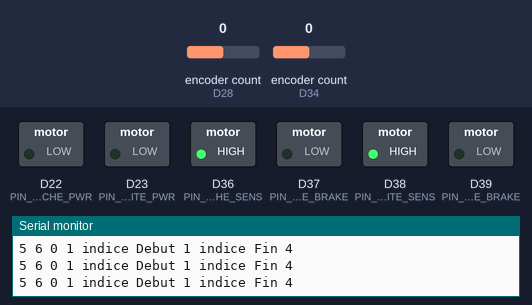
This sketch was run on a simulated Arduino Due. Parts: switched loads named in the sketch (green lamp = pin HIGH), the last lines printed to the serial monitor. Dashed ring = blinking. The test bench sets the inputs (shaded band); at power-on: encoder count (sensors on D28, D34) 0.

Above: at 7.2 s.
7.3 s: encoder count (sensor on D28) set to 4
At 8.4 s:
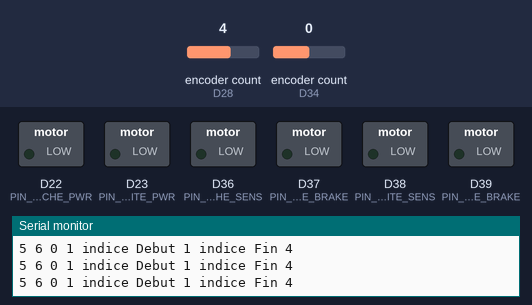
8.8 s: encoder count (sensor on D34) set to 4
At 11.6 s:
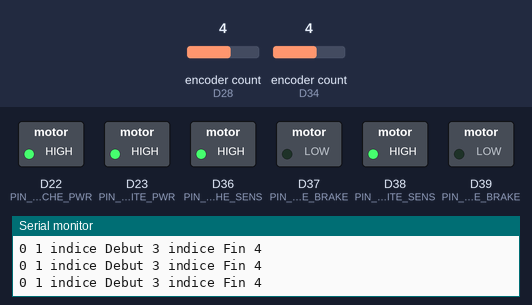
11.8 s: encoder count (sensor on D28) set to 8
14.8 s: encoder count (sensor on D34) set to 8
At 15.13 s:
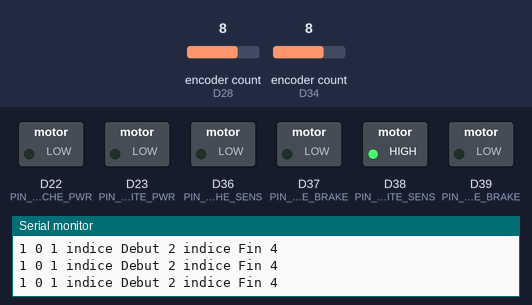
17.8 s: encoder count (sensor on D34) set to 12
At 20.0 s:
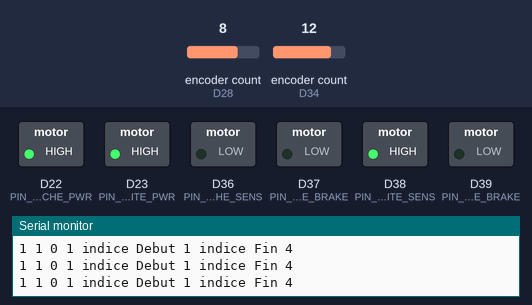
Timing chart, 0 to 24.8 s (numbered marks = the images above; inputs shaded):
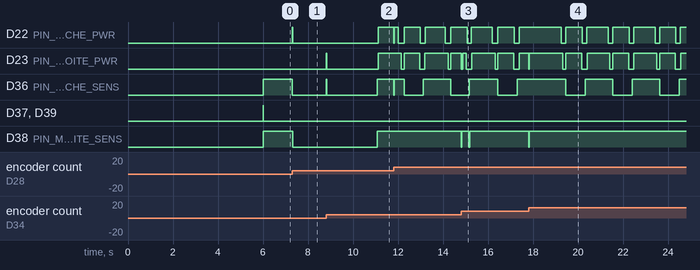

The sketch:

ROBOT.ino
```cpp
#include "1_CONSTANT.h"
#include "Moteur.h"
#include "Codeuse.h"
#include "Fifo.h"
#include "Moteur.h"
#include "PID.h"
#include "Polynome.h"
#include "Vector.h"
#include "Arduino.h"
#include "Filtre.h"
#include "Comm.h"
#include "Cerveau.h"
#include "Encoder.h"
#include "Robot.h"

void print7(float f1,float f2,float f3,float f4,float f5,float f6,float f7)
{
    Serial.print(f1);
    Serial.print(";");
    Serial.print(f2);
    Serial.print(";");
    Serial.print(f3);
    Serial.print(";");
    Serial.print(f4);
    Serial.print(";");
    Serial.print(f5);
    Serial.print(";");
    Serial.print(f6);
    Serial.print(";");
    Serial.print(f7);
    Serial.print("!");
}

void printRobotState(Robot* robot)
{
#ifdef RECORD
    print7( micros()/1000.0, robot->posE.vec.x*10000, robot->posE.vec.y*10000, robot->posE.theta*10000, robot->ghost.posED.vec.x*10000, robot->ghost.posED.vec.y*10000, robot->ghost.posED.theta*10000);
#endif
#ifdef FILTRE_SETUP_ANG
    print7( micros()/1000.0, robot->wF.out()*10000, robot->wF.raw*10000, robot->ghost.w*10000, 0, 0,0);
#endif
#ifdef FILTRE_SETUP_LIN
    print7( micros()/1000.0, robot->vF.out()*10000, robot->vF.raw*10000, robot->ghost.v*10000, 0, 0,0);
#endif
#ifdef W_TUNE
    print7( micros()/1000.0, robot->wF.out()*10000, robot->ghost.w*10000, 0, 0, 0,0);
#endif
#ifdef V_TUNE
    print7( micros()/1000.0, robot->vF.out()*10000, robot->ghost.v*10000, 0, 0, 0,0);
#endif
#ifdef THETA_TUNE
    print7( micros()/1000.0, robot->posE.theta*10000, robot->ghost.posED.theta*10000, 0, 0, 0,0);
#endif
#ifdef X_TUNE
    print7( micros()/1000.0, robot->posE.vec.x*10000, robot->ghost.posED.vec.x*10000, 0, 0, 0,0);
#endif
#ifdef DELAY_TUNE
    print7( micros()/1000.0, robot->ghost.posED.vec.x*10000, robot->ghost.posED.vec.y*10000, robot->ghost.posED.theta*10000, robot->ghost.posE.vec.x*10000, robot->ghost.posE.vec.y*10000, robot->ghost.posE.theta*10000);
#endif
}

// ---------------------------------------------------------------------------------------------------------------------------------------
// ----------------------------------------------------------- Programme principal -------------------------------------------------------
// ---------------------------------------------------------------------------------------------------------------------------------------

uint32_t m, microsStart, mLoop;
float dtLoop;
Robot robot;
//Cerveau master;

void setup()
{
    delay(5000);
    Serial.begin(115200);
    Serial1.begin(115200);
    Serial.println("--REBOOT--");
    robot.set(1.5,1,0.0);
    m=micros();
    microsStart=m-((uint32_t)(1.0/FREQUENCY*1000000.0));
}

void loop()
{
    m=micros();
    dtLoop=(m-microsStart)/1000000.0;
    microsStart=m;
    #ifdef STATE
    robot.ordresFifo.printAll();
    #endif
    robot.actuate(dtLoop);
    printRobotState(&robot);

    while((micros()-microsStart)/1000000.0<1.0/FREQUENCY) {;}
}
```

1_CONSTANT.h
```cpp
#ifndef CONSTANT_INCLUDED
#define CONSTANT_INCLUDED


//-------------------------MODE DE FONCTIONNEMENT-------------------------
//#define RECORD  //Permet d'activer ou non le feedback
#define STATE
//#define RC
//#define FILTRE_SETUP_ANG
//#define FILTRE_SETUP_LIN
//#define W_TUNE
//#define V_TUNE
//#define THETA_TUNE
//#define DELAY_TUNE
//#define X_TUNE
#define STATIQUE false            //Permet de faire des essais sans robot


//-------------------------PINS-------------------------
#define PIN_CODEUSE_GAUCHE_A 28
#define PIN_CODEUSE_GAUCHE_B 29
#define PIN_CODEUSE_DROITE_A 34
#define PIN_CODEUSE_DROITE_B 35

#define PIN_MOTEUR_GAUCHE_PWR 22
#define PIN_MOTEUR_GAUCHE_SENS 36
#define PIN_MOTEUR_GAUCHE_BRAKE 37

#define PIN_MOTEUR_DROITE_PWR 23
#define PIN_MOTEUR_DROITE_SENS 38
#define PIN_MOTEUR_DROITE_BRAKE 39

#define PIN_CONTACTEUR_GAUCHE 30
#define PIN_CONTACTEUR_DROITE 33

//-------------------------PHYSIQUE-------------------------
#define ELOIGNEMENT_CODEUSES 0.4008
#define DIAMETRE_ROUE_CODEUSE 0.09
#define TICKS_PER_ROUND 1200.0
#define MAXPWM 65535
#define RROBOT 0.20

//-------------------------VOCABULAIRE-------------------------
#define GAUCHE 0
#define DROITE 1

#define NERV RUSH
#define TMOUT 100

#define ACRT 0    //accurate
#define STD 1     //standard
#define RUSH 2    //You know what I mean
#define DYDM 3    //Don't you dare move
#define OFF 4     //Pas de PID

#define LIN 0
#define ANG 1

#define KP 0
#define KI 1
#define KD 2

enum OrderE
{
    GOTO_E, SPIN_E, SPINGOTO_E, FWD_E, BWD_E, STBY_E, SEND_E, EMSTOP_E
};

#define NB_MESSAGES 11
enum MessageE
{
    Default,Impossible, Tirette, Pince_Ouverte, Pince_Mi_Fermee, Pince_Fermee, Evitemment, Ok, Done, New_Action, Sync, Evitemment_Clear
};


#define NB_ACTIONS 16
enum ActionE
{
    Chaos, Distribx6_1, Distribx6_2, Distribx6_3, CoupDeCul, Distribx3_1, Distribx3_2, MonteRampe, PoseRampe, DescendRampe, RecupBlueAcc, PoseAcc, RecupGoldAcc, Balance, PoseSol, CasseCouilles
};

enum ErreurE
{
    TIMEOUT,PID_FAILURE,MEGA
};

//-------------------------DEPLACEMENTS-------------------------

#define RAYON_RECONVERGENCE 0.05          //Si le robot s'est trop eloigné (plus que RAYON_RECONVERGENCE), il va se tourner de façon a rejoindre le ghost
#define RAYON_TERMINE 0.05                //Distance en dessous duquel on considère que le robot est arrivé
#define DELTA_THETA_TERMINE 0.01          //Delta theta en dessous duquel on considère le spin terminé

#define RAYON_FAIL 0.10
#define DELTA_THETA_FAIL 0.5
#define FAIL_TIME 0.5

#define FREQUENCY 50.0
#define DELAY 0.100
#define DISTANCE_EVITEMMENT 0.10
//NERV ---> FIFO.CPP


//-------------------------MISCENCELLOUS-------------------------
#define TAILLEFIFO 40           //Taille du buffer circulaire
#define DEGRE_MAX 6


#endif
```

Action.cpp
```cpp
#include "Action.h"


Action::Action(ActionE type, int nbrPalentsMax)
{
    this->type = type;
    this->nbrOrders = 0;
    this->currentOrderIndex = 0;
    this->actionCompleted = false;
  	this->nbrPalets = 0;
  	this->nbrPalentsMax = nbrPalentsMax;
}

Action::Action()
{
}

void Action::addGOTO(uint8_t nerv, float fleche, float xAim, float yAim, float thetaAim, bool arret, uint8_t timeoutDs, ptrFonction contreMesure, uint8_t nbMaxFail)
{
    ordersList[nbrOrders] = GOTO(nerv, fleche, xAim, yAim, thetaAim, arret, timeoutDs,this, contreMesure, nbMaxFail);
    nbrOrders++;
}

void Action::addSPIN(uint8_t nerv, float thetaAim, uint8_t timeoutDs, ptrFonction contreMesure, uint8_t nbMaxFail)
{
    ordersList[nbrOrders] = SPIN(nerv, thetaAim, timeoutDs,this, contreMesure, nbMaxFail);
    nbrOrders++;
}

void Action::addSPINGOTO(uint8_t nerv,float xAim, float yAim,uint8_t timeoutDs, ptrFonction contreMesure, uint8_t nbMaxFail)
{
    ordersList[nbrOrders] = SPINGOTO(nerv,xAim,yAim,timeoutDs,this, contreMesure, nbMaxFail);
    nbrOrders++;
}

void Action::addFWD(float acc, float v, uint8_t timeoutDs, ptrFonction contreMesure, uint8_t nbMaxFail)
{
    ordersList[nbrOrders] = FWD(acc, v, timeoutDs,this, contreMesure, nbMaxFail);
    nbrOrders++;
}

void Action::addBWD(float acc, float v, uint8_t timeoutDs, ptrFonction contreMesure, uint8_t nbMaxFail)
{
    ordersList[nbrOrders] = BWD(acc, v, timeoutDs,this, contreMesure, nbMaxFail);
    nbrOrders++;
}

void Action::addSTBY(uint8_t nerv, MessageE unlockMessage, uint8_t timeoutDs, ptrFonction contreMesure, uint8_t nbMaxFail)
{
    ordersList[nbrOrders] = STBY(nerv, unlockMessage, timeoutDs,this, contreMesure, nbMaxFail);
    nbrOrders++;
}

void Action::addSEND(MessageE message, uint8_t timeoutDs, ptrFonction contreMesure, uint8_t nbMaxFail)
{
    ordersList[nbrOrders] = SEND(message, timeoutDs,this, contreMesure, nbMaxFail);
    nbrOrders++;
}

void Action::addEMSTOP(uint8_t timeoutDs, ptrFonction contreMesure, uint8_t nbMaxFail)
{
    ordersList[nbrOrders] = EMSTOP(timeoutDs,this, contreMesure, nbMaxFail);
    nbrOrders++;
}

Order * Action::getCurrentOrder()
{
    return &ordersList[currentOrderIndex];
}

void Action::nextStep()
{
    if (!actionCompleted)
    {
        currentOrderIndex++;
        if (currentOrderIndex == nbrOrders)
        {
            actionCompleted = true;
        }
    }
}

bool Action::gotAllPalets()
{
	return nbrPalets == nbrPalentsMax;
}

void Action::addPalet()
{
  	if (nbrPalets < nbrPalentsMax)
  	{
  		  nbrPalets++;
  	}
}

void Action::addOrdersToBuffer(Fifo * ordresFifo)
{
    for(int i=0;i<nbrOrders;i++)					// On ajoute l'ensemble des ordres au buffer
    {
        ordresFifo->add(ordersList[i]);
    }
}
```

Action.h
```cpp
#ifndef ACTION_INCLUDED
#define ACTION_INCLUDED

#include "1_CONSTANT.h"
#include "Order.h"
#include "Fifo.h"

class Action				            // Classe qui contiendra l'ensemble des actions predefinis (Chaos, Distribx6, Rampe etc)
{
public:
    ActionE type;			          // Type -> ActionE::Distribx6, ActionE::Chaos
    Order ordersList[TAILLEFIFO];		      // Chaque action (Chaos, Distribx6 etc) contient une liste d'ordres
    int nbrOrders;
    int currentOrderIndex;			// L'ordre actuel de l'action non complete
    bool actionCompleted;
  	int nbrPalets;
  	int nbrPalentsMax;

	  Action(ActionE type, int nbrPalentsMax = 0);
    Action();
    void addGOTO(uint8_t nerv, float fleche, float xAim, float yAim, float thetaAim, bool arret, uint8_t timeoutDs, ptrFonction contreMesure, uint8_t nbMaxFail);  //abs(thetaAim-thetaIni)<=PI
    void addSPINGOTO(uint8_t nerv,float xAim, float yAim,uint8_t timeoutDs, ptrFonction contreMesure, uint8_t nbMaxFail);
    void addSPIN(uint8_t nerv, float thetaAim, uint8_t timeoutDs, ptrFonction contreMesure, uint8_t nbMaxFail);
    void addFWD(float acc, float v, uint8_t timeoutDs, ptrFonction contreMesure, uint8_t nbMaxFail);
    void addBWD(float acc, float v, uint8_t timeoutDs, ptrFonction contreMesure, uint8_t nbMaxFail);
    void addSTBY(uint8_t nerv, MessageE unlockMessage, uint8_t timeoutDs, ptrFonction contreMesure, uint8_t nbMaxFail);
    void addSEND(MessageE message, uint8_t timeoutDs, ptrFonction contreMesure, uint8_t nbMaxFail);
    void addEMSTOP(uint8_t timeoutDs, ptrFonction contreMesure, uint8_t nbMaxFail);
    Order * getCurrentOrder();
    void nextStep();
  	bool gotAllPalets();
  	void addPalet(); // TODO : ajouter la fonction "addPalet" la ou on recupere des palets

    void addOrdersToBuffer(Fifo* ordresFifo);

private:
    int currentOrderAdd = 0;	// Uniquement utilise lors de l'ajout des orders en lancant le robot
};

#endif
```

Cerveau.h
```cpp
#ifndef CERVEAU_INCLUDED
#define CERVEAU_INCLUDED

#include "Arduino.h"
#include "Action.h"
#include "1_CONSTANT.h"
#include "Fifo.h"
#include "PID.h"


class Cerveau
{
public:
    Action actionList[NB_ACTIONS];		// Array qui contient l'ensemble des actions, qui contiennent chacun des ordres
    bool DONE[NB_ACTIONS];				    // Array qui nous dit si un action est fini ou non
    ActionE currentActionIndex;
    Robot *ptrRobot;

    ActionE nextBestAction();

    void actuate();
    void addActionOrders();
    void abandonneCurrentAction();
    void loadAction(ActionE actionType);
    void computeEvitemment(float xObscl,float yObstcl);

    Cerveau();
    Cerveau(Robot * ptrRobot);
    ~Cerveau();
};

#endif
```

Codeuse.cpp
```cpp
#include "Codeuse.h"

void Codeuse::actuate(float dt)
{
    ticks=enc->read();
    deltaAvance=(ticks-oldTicks)*(PI*DIAMETRE_ROUE_CODEUSE)/TICKS_PER_ROUND;  //Simple géométrie
    v=deltaAvance/dt;
    oldTicks=ticks;
}

Codeuse::Codeuse(uint8_t pinA,uint8_t pinB)
{
    enc=new Encoder(pinA,pinB);
    ticks=0;
    oldTicks=0;
    v=0.0;
    deltaAvance=0;
}

Codeuse::Codeuse()
{
}
```

Codeuse.h
```cpp
#ifndef CODEUSE_INCLUDED
#define CODEUSE_INCLUDED

#include "1_CONSTANT.h"
#include "Arduino.h"
#include "Encoder.h"

class Codeuse
{
public:
    int32_t ticks,oldTicks;     //Nombre de ticks compté, nombre de ticks compté au dernier appel
    float v,deltaAvance;        //Vitesse et avance du robot AU NIVEAU DE LA ROUE CODEUSE


    void actuate(float dt);     //Actualise (transforme les ticks en vitesse puis en avance)
    Codeuse();
    Codeuse(uint8_t pinA,uint8_t pinB);
    Encoder *enc;
};
#endif
```

Comm.cpp
```cpp
#include "Comm.h"
#include "Arduino.h"
#include "Vector.h"

void Comm::actuate(VectorE posERobot,float vRobot)
{
    if (state!=StatesE::Standard and (millis()-millisOutOfStandardState)>500)state=StatesE::Standard;
    if (Serial1.available()>=1)
    {
        switch(state)
        {
            case StatesE::Standard:
                lastMessage=(MessageE)Serial1.read();
                if((uint8_t)lastMessage>=NB_MESSAGES){lastMessage=MessageE::Default;Serial.print("On a recu de le merde");} //On a recu de la merde
                if (lastMessage==MessageE::Evitemment)
                    {
                        lastMessage=MessageE::Default;  //Les informations ne sont pas encore prete a etre lues
                        state=StatesE::WaitingX;
                        millisOutOfStandardState=millis();
                    }
            break;
            case StatesE::WaitingX:
                collisionX=((float)Serial1.read())*3.0/255.0;  //Produit en croix
                state=StatesE::WaitingY;
            break;
            case StatesE::WaitingY:
                collisionY=((float)Serial1.read())*2.0/255.0;  //Produit en croix
                state=StatesE::Standard;
                lastMessage=MessageE::Evitemment;  //Les informations sont pretes
                #ifdef STATE
                Serial.println("message d'evitemment recu");
                Serial.print("X : ");Serial.println(collisionX);
                Serial.print("Y : ");Serial.println(collisionY);
                #endif
            break;
        }

        #ifdef STATE
            Serial.print("lastMessage ");Serial.println((uint8_t)lastMessage);
        #endif
    }
    if (millis()-millisLastSendPos>500)
    {
      millisLastSendPos=millis();
      send(MessageE::Sync);
      send((uint8_t)(posERobot.vec.x*255/3.0));
      send((uint8_t)(posERobot.vec.y*255/2.0));
      send((uint8_t)((posERobot.theta+PI)*255/(2*PI)));
      send((uint8_t)(vRobot>0));
    }

}

void Comm::taken()
{
    lastMessage=MessageE::Default;
}

void Comm::send(MessageE message)
{
    Serial1.write((uint8_t)message);
}

void Comm::send(uint8_t value)
{
    Serial1.write(value);
}

Comm::Comm()
{
  while(Serial.available()>0){Serial.read();}
  state=StatesE::Standard;
  millisLastSendPos=millis();
}
```

Comm.h
```cpp
#ifndef COMM_INCLUDED
#define COMM_INCLUDED
#include "Arduino.h"
#include "1_CONSTANT.h"
struct VectorE;
class Comm
{
public:
    MessageE lastMessage=MessageE::Default;
    float collisionX,collisionY;
    void actuate(VectorE posERobot,float vRobot);
    void taken();
    void send(MessageE message);
    Comm();
private:
    enum StatesE{Standard,WaitingX,WaitingY} state;
    uint32_t millisLastSendPos,millisOutOfStandardState;
    void send(uint8_t value);
};
#endif
```

ContreMesure.cpp
```cpp
#include "Robot.h"
#include "ContreMesure.h"

bool simpleTimeout(Robot * ptrRobot,ErreurE erreur)
{
  #ifdef STATE
  Serial.print("Erreur : ");Serial.println(erreur);
  #endif
  if(erreur==ErreurE::TIMEOUT)
  {
    ptrRobot->pid.loadNext();
  }
  return false; //Pas de sanction
}

bool jmeTire(Robot * ptrRobot,ErreurE erreur)
{
    Vector devant=directeur(ptrRobot->posE.theta);
    Vector aim=add(ptrRobot->posE.vec,mult(-0.2,devant));
    ptrRobot->ordresFifo.replaceHead(GOTO(RUSH,0.1,aim.x,aim.y,ptrRobot->posE.theta,true,20,nullptr,simpleTimeout,1));
    ptrRobot->pid.reload();
    return true;
}

bool normalTimeout(Robot * ptrRobot,ErreurE erreur)
{
  if(erreur==ErreurE::TIMEOUT)
  {
    ptrRobot->pid.loadNext();
  }
  else
  {
    #ifdef STATE
    Serial.print("Erreur : ");Serial.println(erreur);
    #endif
  }
  return false; //Pas de sanction
}

bool resetGoto(Robot * ptrRobot,ErreurE erreur)
{
  #ifdef STATE
  Serial.print("Erreur : ");Serial.println(erreur);
  #endif
  if(erreur==ErreurE::TIMEOUT)
  {
    ptrRobot->pid.loadNext();
    return false; //Pas de sanction
  }
  if(erreur==ErreurE::PID_FAILURE)
  {
    #ifdef STATE
    Serial.println("RESET GOTO ");
    #endif
    ptrRobot->pid.reload();
    return true;  //On sanctionne
  }
  return false;
}

bool wiggle(Robot * ptrRobot,ErreurE erreur)
{
  #ifdef STATE
  Serial.print("Erreur : ");Serial.println(erreur);
  #endif
  if(erreur==ErreurE::TIMEOUT)
  {
    ptrRobot->pid.loadNext();
    return false; //Pas de sanction
  }
  if(erreur==ErreurE::PID_FAILURE)
  {
    #ifdef STATE
    Serial.println("WIGGLE");
    #endif
    ptrRobot->ordresFifo.addHead(SPIN(STD,ptrRobot->posE.theta,10,nullptr,simpleTimeout,1));
    ptrRobot->ordresFifo.addHead(SPIN(STD,ptrRobot->posE.theta+0.1,10,nullptr,simpleTimeout,1));
    ptrRobot->pid.reload();
    return true;  //On sanctionne
  }
  return false;
}
```

ContreMesure.h
```cpp
#ifndef CONTREMESURE_INCLUDED
#define CONTREMESURE_INCLUDED
#include "Robot.h"

bool simpleTimeout(Robot * ptrRobot,ErreurE erreur);  //Print toutes les erreurs dans le cas STATE. Passe a l'order suivante en cas de Timeout
bool normalTimeout(Robot * ptrRobot,ErreurE erreur);  //Print toutes les erreurs sauf les timeout dans le cas STATE. Passe a l'order suivante en cas de Timeout
bool resetGoto(Robot * ptrRobot,ErreurE erreur);      //Recalcul le Goto avec sanction. Passe sur un timeout
bool wiggle(Robot * ptrRobot,ErreurE erreur);         //Petit dandinage
bool jmeTire(Robot * ptrRobot,ErreurE erreur);          //Marche arriere qui remplace l'ordre actuel (un stby)
#endif
```

Fifo.cpp
```cpp
#include "Fifo.h"
#include "Vector.h"
#include "Comm.h"
#include "ContreMesure.h"

Fifo::Fifo()
{
}

Fifo::~Fifo()
{
}

void Fifo::add(Order order)
{
    indiceFin = (indiceFin+1)%TAILLEFIFO;
    inBuffer++;
    liste[indiceFin] = order;
}

void Fifo::addHead(Order order)
{
    indiceDebut = (indiceDebut-1+TAILLEFIFO)%TAILLEFIFO;
    inBuffer++;
    liste[indiceDebut] = order;
}

void Fifo::replaceHead(Order order)
{
    liste[indiceDebut] = order;
}

void Fifo::pop()
{
    indiceDebut = (indiceDebut + 1) % TAILLEFIFO;
    inBuffer--;
}

void Fifo::printAll()
{
    int i=indiceDebut;
    while(i!=indiceFin)
    {
        Serial.print(liste[i].type);
        Serial.print(" ");
        i=(i+1)%TAILLEFIFO;
    }
    Serial.print(liste[i].type);
    Serial.print(" indice Debut ");
    Serial.print(indiceDebut);
    Serial.print(" indice Fin ");
    Serial.println(indiceFin);
}

Order* Fifo::ptrFst()
{
    return &(liste[(indiceDebut) % TAILLEFIFO]);
}

void Fifo::clean()
{
    indiceDebut = 1;
    indiceFin = 0;
    inBuffer = 0;
    add(STBY(DYDM, MessageE::Impossible, 5,nullptr,normalTimeout,1));
}
```

Source omitted: Cerveau.cpp (9122 bytes), Fifo.h (719 bytes), Filtre.cpp (1572 bytes), Filtre.h (332 bytes), Ghost.cpp (1952 bytes), Ghost.h (1297 bytes), Moteur.cpp (1090 bytes), Moteur.h (543 bytes), Order.cpp (3121 bytes), Order.h (2885 bytes), PID.cpp (12312 bytes), PID.h (1153 bytes) and 6 more

Measured:
- after the input at 7.3 s, D22 (PIN_MOTEUR_GAUCHE_PWR): LOW → HIGH at once, → LOW 0.02 s later; D36 (PIN_MOTEUR_GAUCHE_SENS), D38 (PIN_MOTEUR_DROITE_SENS): HIGH → LOW at once
- after the input at 8.8 s, D23 (PIN_MOTEUR_DROITE_PWR), D36 (PIN_MOTEUR_GAUCHE_SENS): LOW → HIGH after 0.01 s instead of 2.3 s
- after the input at 14.8 s, D38 (PIN_MOTEUR_DROITE_SENS): alternates HIGH for 0.32 s and LOW for 0.03 s, 4 changes in all, then stays HIGH, starting at once
- after the input at 17.8 s, D38 (PIN_MOTEUR_DROITE_SENS): HIGH → LOW at once, → HIGH 0.02 s later
